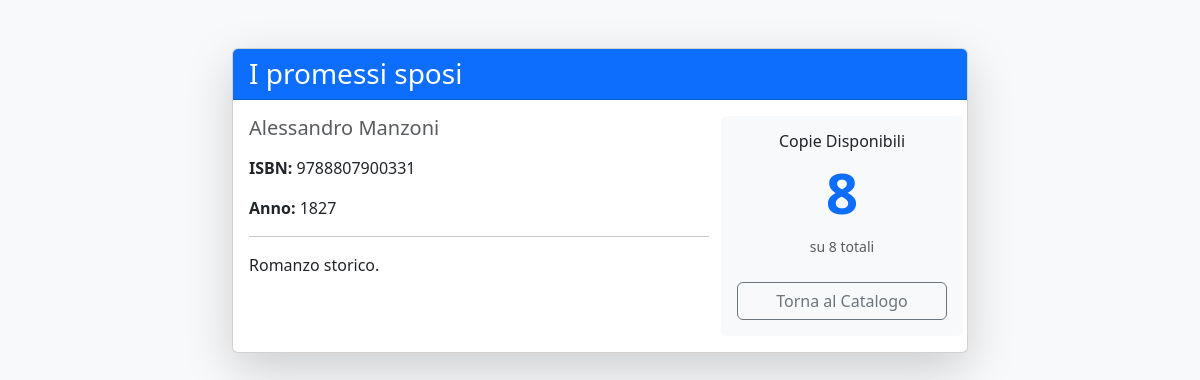
The page /src/public/libro.php?id=3 (signed in) on the database its author committed.
### tables this page shows
CREATE TABLE books (
  id INT AUTO_INCREMENT PRIMARY KEY,
  title VARCHAR(150) NOT NULL,
  author VARCHAR(100) NOT NULL,
  isbn VARCHAR(20) NULL,
  pub_year INT NULL,
  total_copies INT NOT NULL,
  available_copies INT NOT NULL,
  description TEXT NULL,
  created_at TIMESTAMP DEFAULT CURRENT_TIMESTAMP,
  CHECK (total_copies >= 0),
  CHECK (available_copies >= 0),
  CHECK (available_copies <= total_copies)
);

### src/public/libro.php (the view, shortened to what this page needs)
<?php
$mysqli = require __DIR__ . '/../app/db.php';
$id = (int)$_GET['id'];
$stmt = $mysqli->prepare("SELECT * FROM books WHERE id = ?");
$stmt->bind_param("i", $id);
$stmt->execute();
$libro = $stmt->get_result()->fetch_assoc();
?>
<!DOCTYPE html>
<html lang="it">
<head>
    <link href="https://cdn.jsdelivr.net/npm/bootstrap@5.3.0/dist/css/bootstrap.min.css" rel="stylesheet">
</head>
<body class="bg-light">
    <div class="container mt-5">
        <div class="row justify-content-center">
            <div class="col-md-8">
                <div class="card shadow-lg">
                    <div class="card-header bg-primary text-white">
                        <h3 class="mb-0"><?= htmlspecialchars($libro['title']) ?></h3>
                    </div>
                    <div class="card-body">
                        <div class="row">
                            <div class="col-md-8">
                                <h5 class="text-muted mb-3"><?= htmlspecialchars($libro['author']) ?></h5>
                                <p><strong>ISBN:</strong> <?= htmlspecialchars($libro['isbn']) ?></p>
                                <p><strong>Anno:</strong> <?= htmlspecialchars($libro['pub_year']) ?></p>
                                <hr>
                                <p class="card-text"><?= nl2br(htmlspecialchars($libro['description'])) ?></p>
                            </div>
                            <div class="col-md-4 text-center bg-light p-3 rounded">
                                <h6>Copie Disponibili</h6>
                                <h1 class="display-4 fw-bold text-primary"><?= $libro['available_copies'] ?></h1>
                                <small class="text-muted">su <?= $libro['total_copies'] ?> totali</small>
                                <div class="d-grid gap-2 mt-4">
                                    <a href="libri.php" class="btn btn-outline-secondary">Torna al Catalogo</a>
                                </div>
                            </div>
                        </div>
                    </div>
                </div>
            </div>
        </div>
    </div>
</body>
</html>

### rows shown on the page
books: title "I promessi sposi", author "Alessandro Manzoni", isbn "9788807900331", pub_year "1827", description "Romanzo storico.", available_copies "8", total_copies "8"
